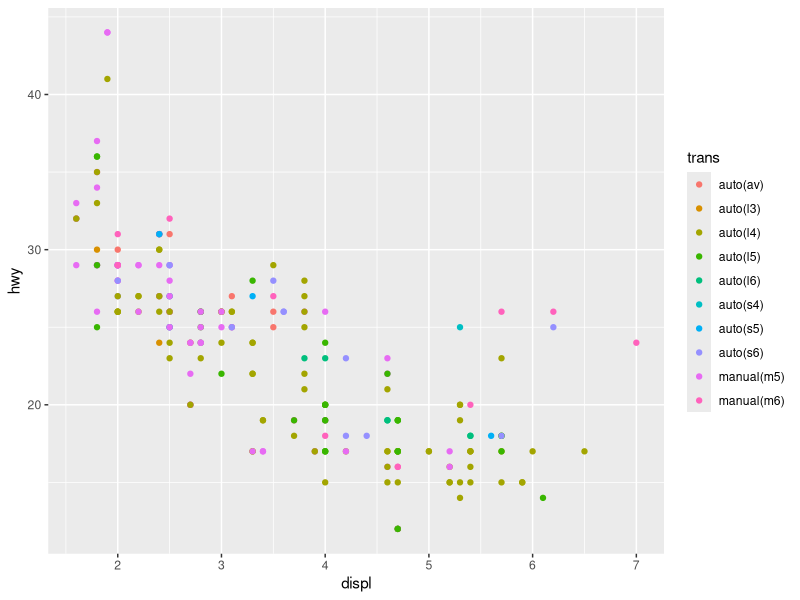
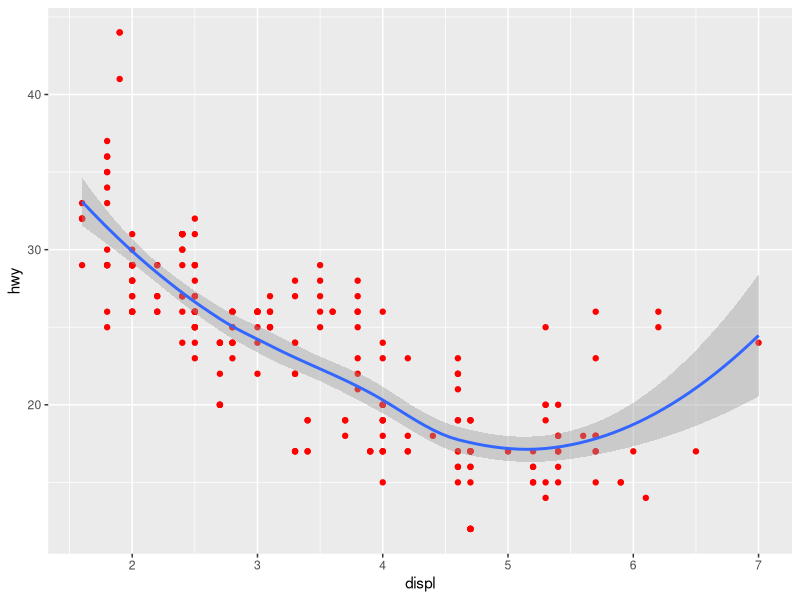
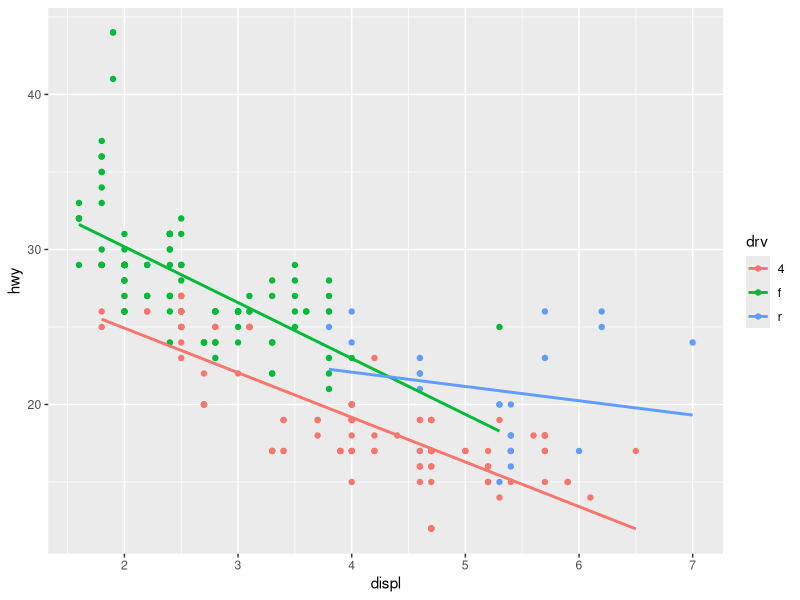
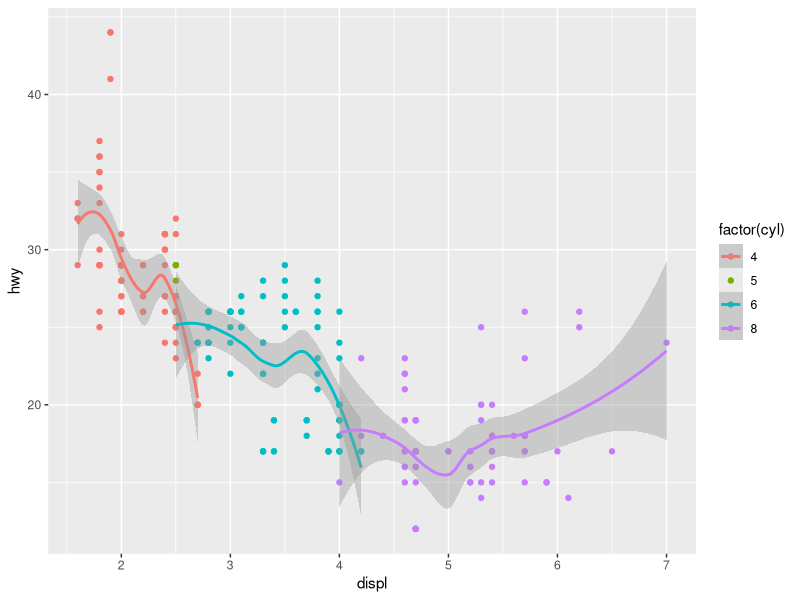
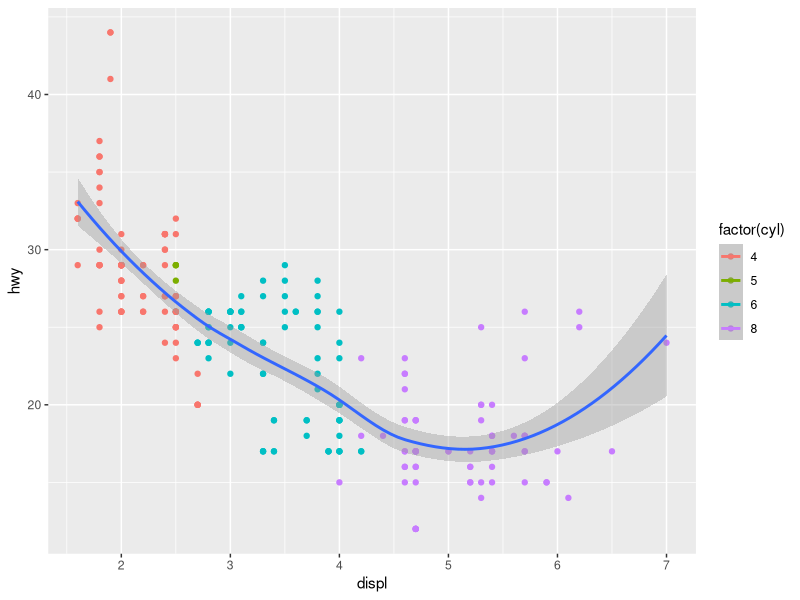
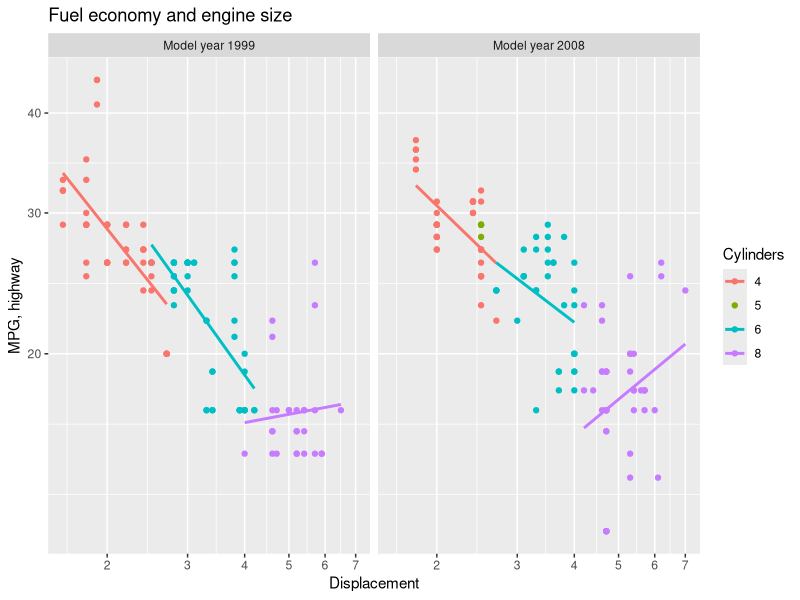

Source code (R) for these figures, in order:
##Set 1
library(tidyverse)
library(ggplot2)
mpg %>% tbl_df

ggplot(data=mpg, aes(x=displ, y=hwy, colour=trans)) +
  geom_point()

ggplot(mpg, aes(x=displ, y=hwy)) +
  geom_point(colour="red") +
  geom_smooth()

ggplot(mpg, aes(x=displ, y=hwy, colour=drv)) +
  geom_point() +
  geom_smooth(method = "lm", se=F) 

#Because of factoring, ggplot assumes it needs to do a regression for each 
#group of data
ggplot(mpg, aes(x=displ, y=hwy, colour=factor(cyl))) + 
  geom_point() +
  geom_smooth()

#To override the default in geom_smooth (get a single line), 
#group=1 puts all the data in one group for geom_smooth only
ggplot(data=mpg, aes(x=displ, y=hwy, colour=factor(cyl))) + 
  geom_point() +
  geom_smooth(aes(group=1))

##Set 2
library(tidyverse)
mpg %>% tbl_df

ggplot(mpg, aes(x = displ, hwy, colour = factor(cyl))) + 
  geom_point() + geom_smooth(method = "lm", se = FALSE) +
scale_x_log10(breaks = seq(2,7, by=1)) +
  scale_y_log10(breaks=seq(20,40,by=10)) +
  labs(x="Displacement",
       y="MPG, highway",
       title= "Fuel economy and engine size",
       colour = "Cylinders") + 
  facet_wrap( ~ year, labeller = as_labeller(c(`1999` = "Model year 1999", 
                                               `2008` = "Model year 2008")))


